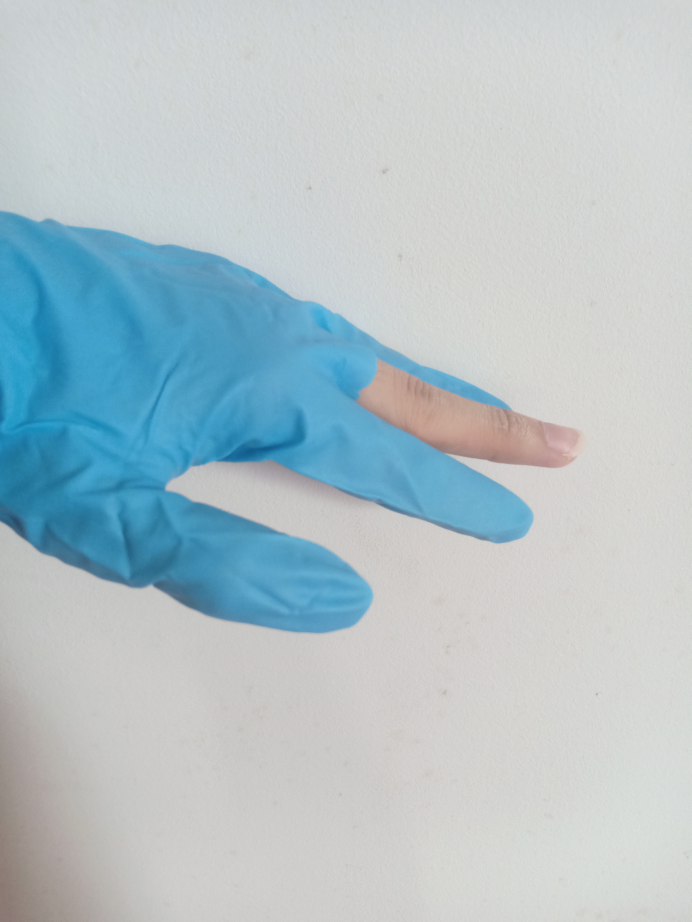
#> input picture Images/Latex/missing_finger_2.jpg, 3456 x 4608 px, found by its file name (shown at 1/5 size)
$ python hue_finder.py
#> lines starting #> are read from the running program, lines starting #| are printed output that depends on the picture; after the words box and inside, x2 and y2 are one past the last pixel; in counts of white or black regions, pixels touching at a corner belong together
import cv2 as cv
import numpy as np
import cv2
from skimage.color import rgb2hsv


def empty(v):
    pass

kernel = np.ones((3,3), np.uint8)

kernel2 = np.ones((9,9), np.uint8)

img = cv2.imread("C:\\Users\\JJ\\OneDrive\\Desktop\\Glove-Defect-Detection-System\\Images\\Latex\\missing_finger_2.jpg")
#> img is the input picture: shape (4608, 3456, 3); mean B, G, R 201, 195.3, 178.8
img = cv.resize(img, None, fx=0.3, fy=0.3)
#> img: shape (1382, 1037, 3)
# Reduce noise
img = cv2.GaussianBlur(img, (5,5), 0)
#> slider 'Hue Min' is set to 20
#> slider 'Hue Max' is set to 100
#> slider 'Sat Min' is set to 20

def apply_mask(lower_hue, upper_hue, saturation_threshold):
#> called with lower_hue = 0.2, upper_hue = 1, saturation_threshold = 0.2
    hsv_image = rgb2hsv(img)
#> hsv_image: shape (1382, 1037, 3) float64; mean of channels 0, 1, 2 0.347, 0.146, 0.8

    lower_mask = hsv_image[..., 0] > lower_hue
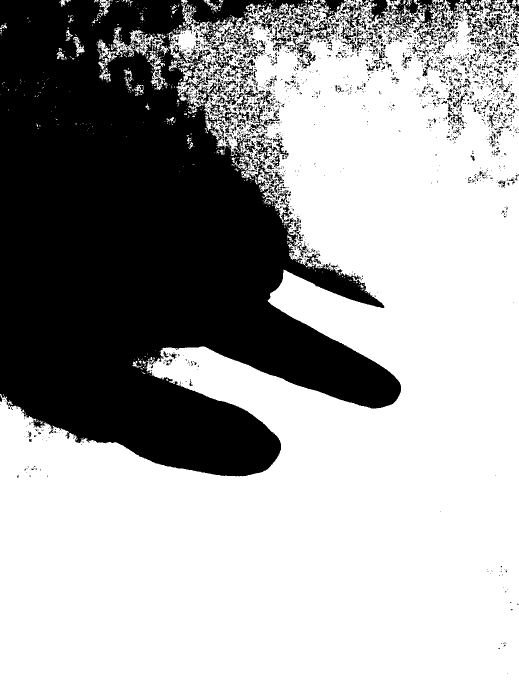
#> lower_mask: shape (1382, 1037) bool (shown at 1/2 size); 64.8% white; 2293 black regions (2035 under 20 px), largest, box (x1, y1, x2, y2) and area: (0, 0, 802, 953) 465832, (774, 0, 916, 92) 4424, (681, 0, 784, 103) 3010
    upper_mask = hsv_image[..., 0] < upper_hue
#> upper_mask: shape (1382, 1037) bool; every value is 1
    saturation_mask = hsv_image[..., 1] > saturation_threshold
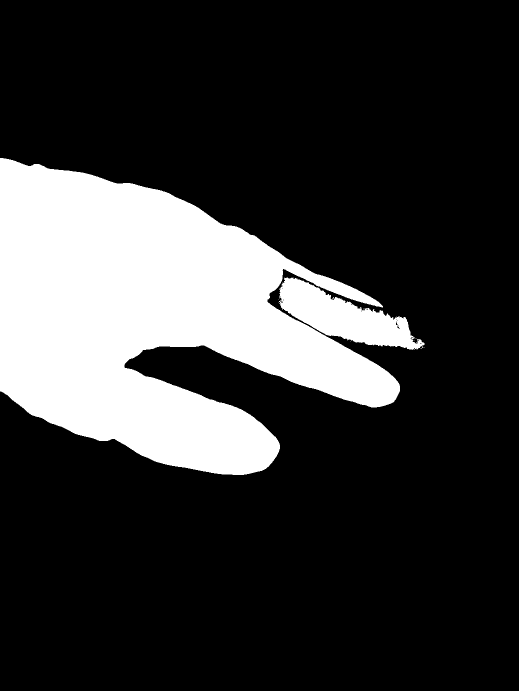
#> saturation_mask: shape (1382, 1037) bool (shown at 1/2 size); 21.4% white; 9 white regions (7 under 20 px), largest, box (x1, y1, x2, y2) and area: (0, 316, 800, 950) 287310, (558, 555, 850, 700) 18851

    mask = np.logical_and.reduce((lower_mask, upper_mask, saturation_mask))
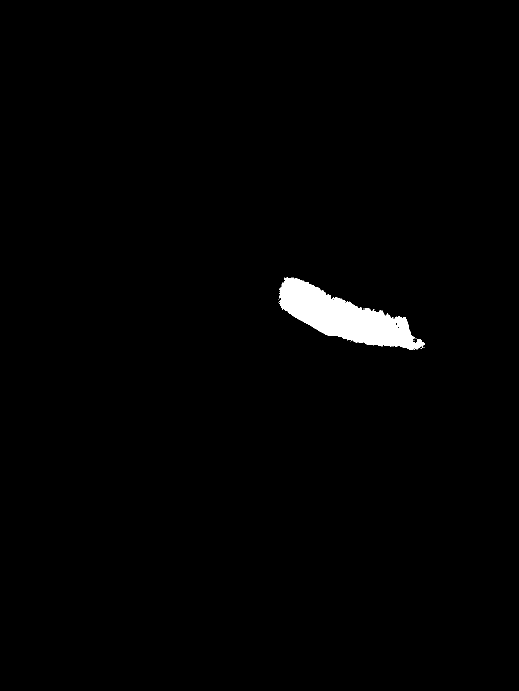
#> mask: shape (1382, 1037) bool (shown at 1/2 size); 1.3% white; 8 white regions (7 under 20 px), largest, box (x1, y1, x2, y2) and area: (558, 555, 850, 700) 18851
    masked_image = img * np.expand_dims(mask, axis=2)
    # dilate = cv2.dilate(masked_image, kernel, iterations= 1)
    closing = cv2.morphologyEx(masked_image, cv2.MORPH_CLOSE, kernel2)
    cv2.imshow('masked_image',masked_image)
    # cv2.imshow('dilate',dilate)
    cv2.imshow('closing',closing)


cv2.namedWindow('TrackBar')
cv2.resizeWindow('TrackBar', 640, 320)
cv2.createTrackbar('Hue Min', 'TrackBar', 0, 100, empty)
cv2.createTrackbar('Hue Max', 'TrackBar', 0, 100, empty)
cv2.createTrackbar('Sat Min', 'TrackBar', 0, 100, empty)

while True:
    h_min = cv2.getTrackbarPos('Hue Min', 'TrackBar')/100
    h_max = cv2.getTrackbarPos('Hue Max', 'TrackBar')/100
    s_min = cv2.getTrackbarPos('Sat Min', 'TrackBar')/100
    apply_mask(h_min,h_max,s_min)
    cv2.waitKey(1)

$ run again, with Images/Latex/missing_finger_3.jpg copied over Images/Latex/missing_finger_2.jpg
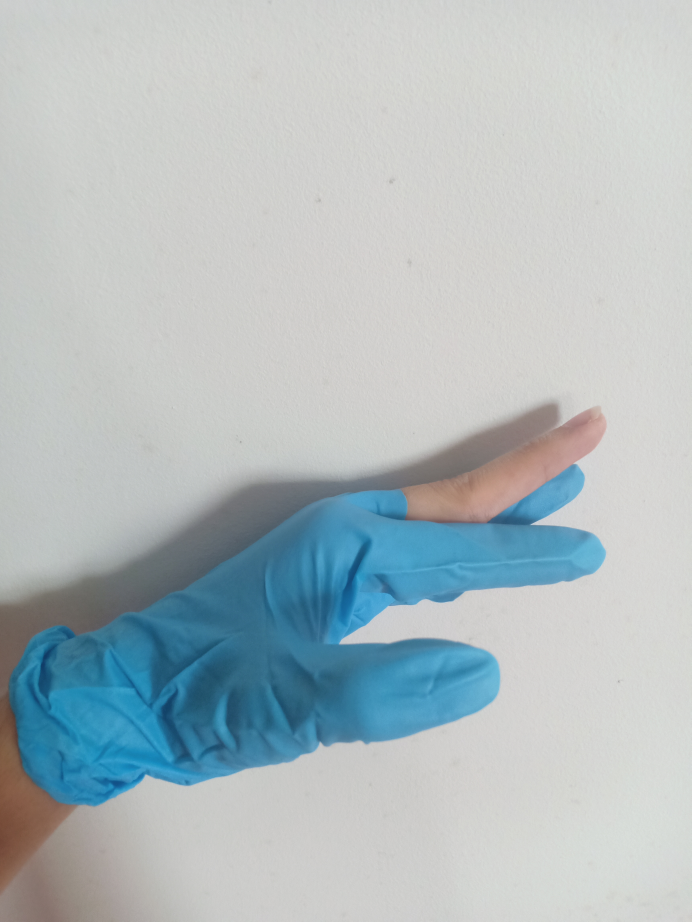
#> input picture Images/Latex/missing_finger_3.jpg, 3456 x 4608 px, found by its file name (shown at 1/5 size)
#> img is the input picture: shape (4608, 3456, 3); mean B, G, R 191.5, 188.2, 177
#> hsv_image: shape (1382, 1037, 3) float64; mean of channels 0, 1, 2 0.385, 0.129, 0.765
#> in apply_mask, `lower_mask = hsv_image[..., 0] > lower_hue`:
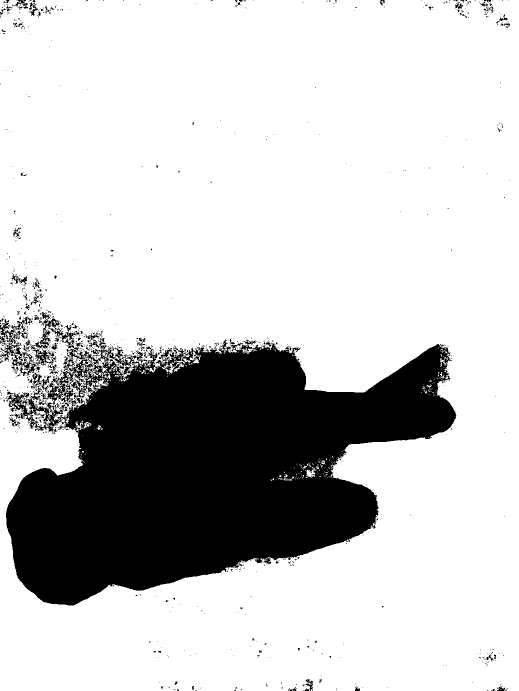
#> lower_mask: shape (1382, 1037) bool (shown at 1/2 size); 78.6% white; 1052 black regions (977 under 20 px), largest, box (x1, y1, x2, y2) and area: (0, 624, 913, 1211) 299680, (81, 751, 103, 782) 198, (142, 757, 164, 782) 197
#> upper_mask: shape (1382, 1037) bool; every value is 1
#> saturation_mask: shape (1382, 1037) bool; 18.5% white; 18 white regions (15 under 20 px), largest, box (x1, y1, x2, y2) and area: (13, 696, 909, 1210) 231203, (607, 618, 903, 783) 18593, (0, 940, 112, 1343) 15925
#> mask: shape (1382, 1037) bool; 2.4% white; 15 white regions (13 under 20 px), largest, box (x1, y1, x2, y2) and area: (607, 618, 903, 783) 18593, (0, 940, 112, 1343) 15925
#> in apply_mask, `masked_image = img * np.expand_dims(mask, axis=2)`:
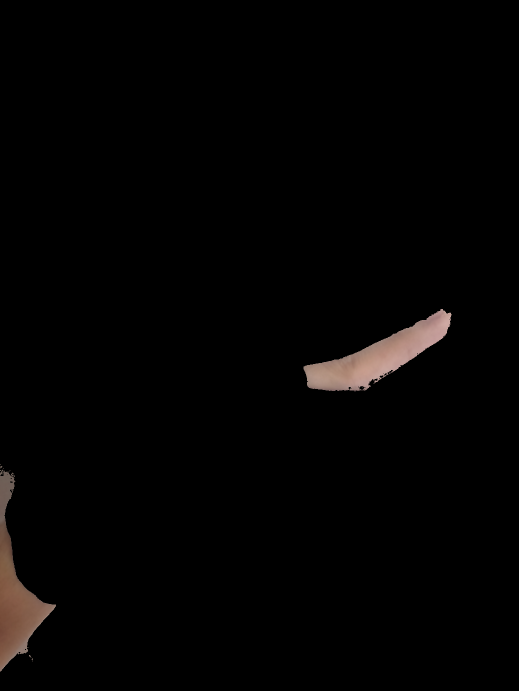
#> masked_image: shape (1382, 1037, 3) (shown at 1/2 size); mean B, G, R 2.6, 2.9, 3.7

$ run again, with Images/Latex/missing_finger_4.jpg copied over Images/Latex/missing_finger_2.jpg
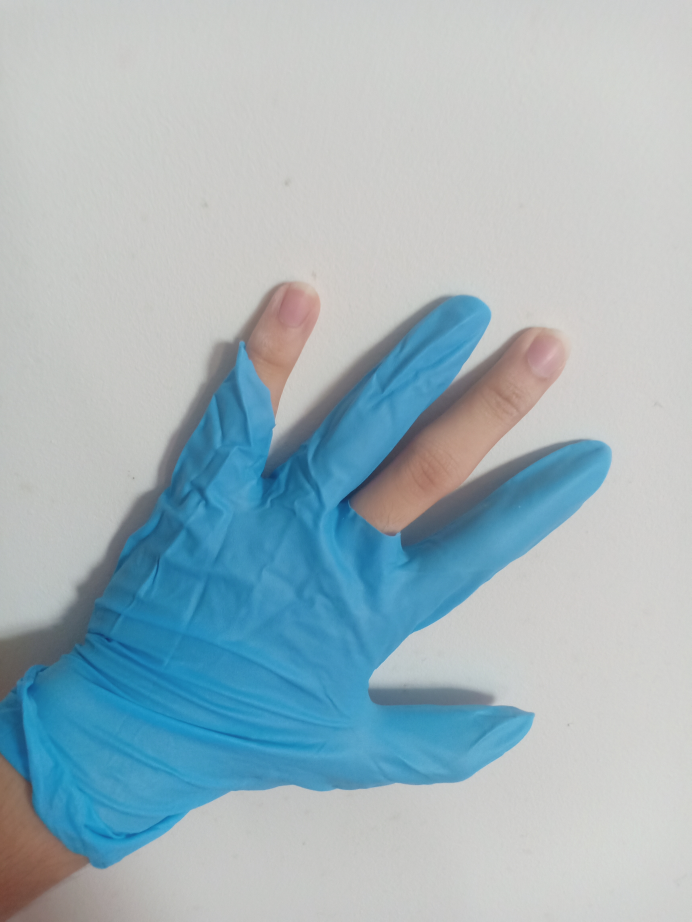
#> input picture Images/Latex/missing_finger_4.jpg, 3456 x 4608 px, found by its file name (shown at 1/5 size)
#> img is the input picture: shape (4608, 3456, 3); mean B, G, R 188.9, 181.2, 161.7
#> hsv_image: shape (1382, 1037, 3) float64; mean of channels 0, 1, 2 0.359, 0.194, 0.756
#> in apply_mask, `lower_mask = hsv_image[..., 0] > lower_hue`:
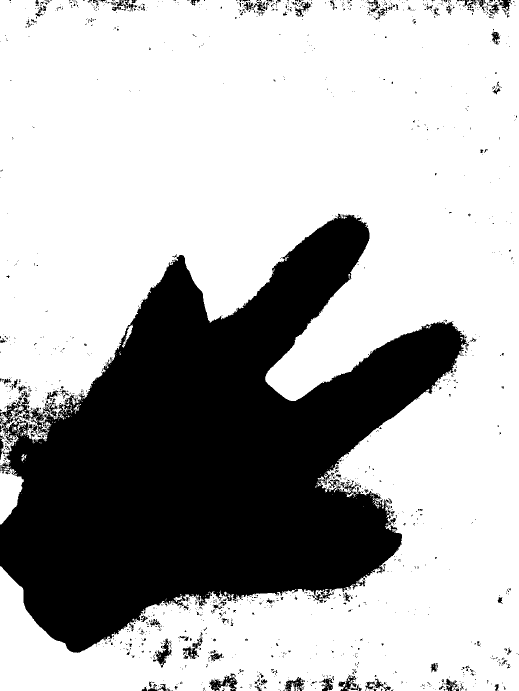
#> lower_mask: shape (1382, 1037) bool (shown at 1/2 size); 69.4% white; 1472 black regions (1344 under 20 px), largest, box (x1, y1, x2, y2) and area: (0, 428, 938, 1306) 421939, (419, 1347, 475, 1382) 847, (310, 1277, 343, 1335) 675
#> upper_mask: shape (1382, 1037) bool; every value is 1
#> saturation_mask: shape (1382, 1037) bool; 29.2% white; 10 white regions (6 under 20 px), largest, box (x1, y1, x2, y2) and area: (0, 442, 918, 1304) 363266, (546, 493, 836, 794) 28560, (0, 1136, 128, 1382) 15656, (377, 425, 480, 615) 10600
#> in apply_mask, `masked_image = img * np.expand_dims(mask, axis=2)`:
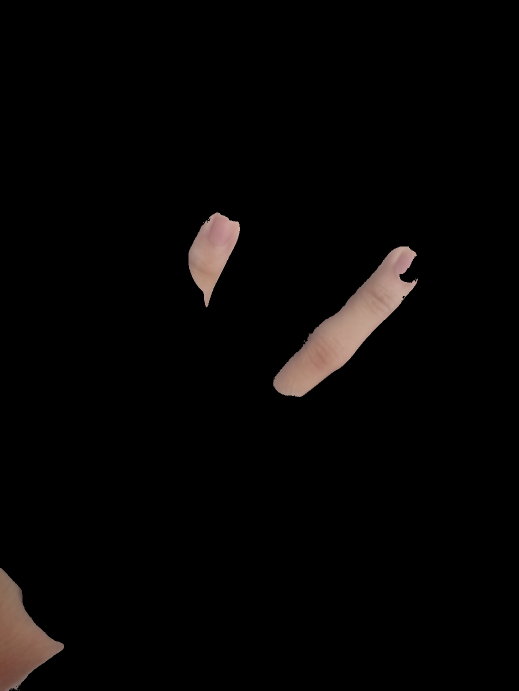
#> masked_image: shape (1382, 1037, 3) (shown at 1/2 size); mean B, G, R 4.4, 4.9, 6.2

$ run again, with Images/Latex/Dirt.jpg copied over Images/Latex/missing_finger_2.jpg
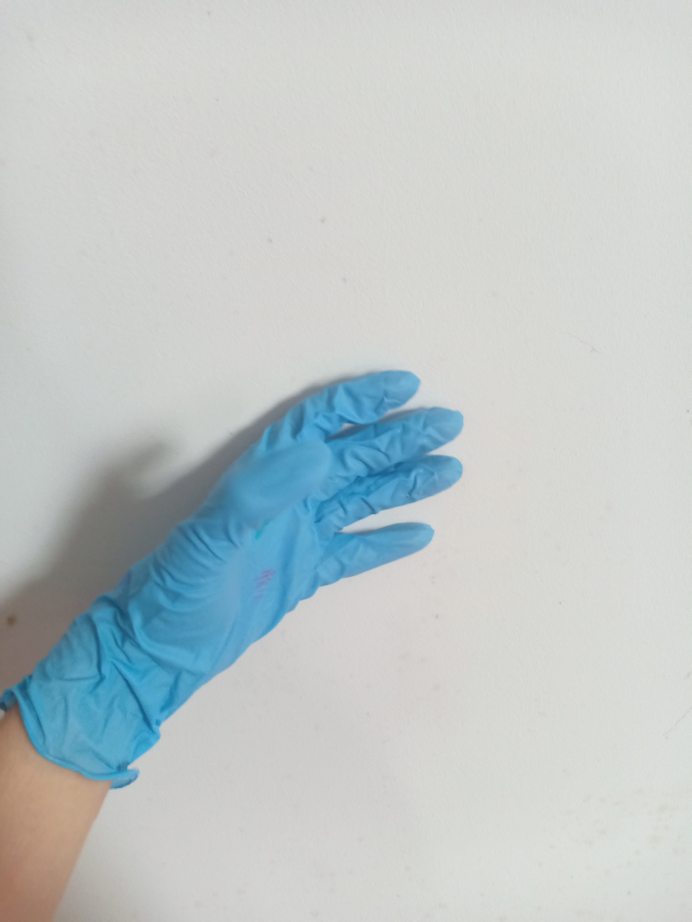
#> input picture Images/Latex/Dirt.jpg, 3456 x 4608 px, found by its file name (shown at 1/5 size)
#> img is the input picture: shape (4608, 3456, 3); mean B, G, R 200.1, 199.3, 190.6
#> hsv_image: shape (1382, 1037, 3) float64; mean of channels 0, 1, 2 0.403, 0.0955, 0.802
#> in apply_mask, `lower_mask = hsv_image[..., 0] > lower_hue`:
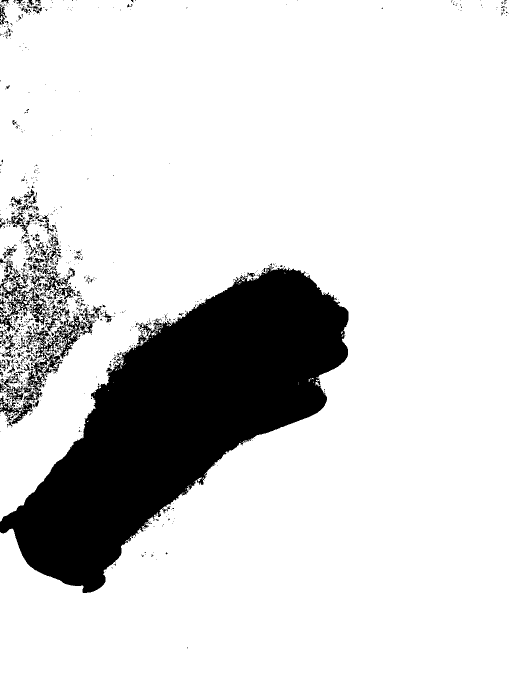
#> lower_mask: shape (1382, 1037) bool (shown at 1/2 size); 84.4% white; 1015 black regions (914 under 20 px), largest, box (x1, y1, x2, y2) and area: (0, 527, 697, 1186) 198863, (0, 611, 202, 849) 8075, (0, 548, 132, 665) 3568
#> upper_mask: shape (1382, 1037) bool; every value is 1
#> saturation_mask: shape (1382, 1037) bool; 14% white; 3 white regions, box (x1, y1, x2, y2) and area: (0, 555, 695, 1184) 169087, (0, 1060, 162, 1382) 31887, (6, 922, 26, 941) 296
#> mask: shape (1382, 1037) bool; 2.2% white; 2 white regions, box (x1, y1, x2, y2) and area: (0, 1060, 162, 1382) 31887, (6, 922, 26, 941) 296
#> in apply_mask, `masked_image = img * np.expand_dims(mask, axis=2)`:
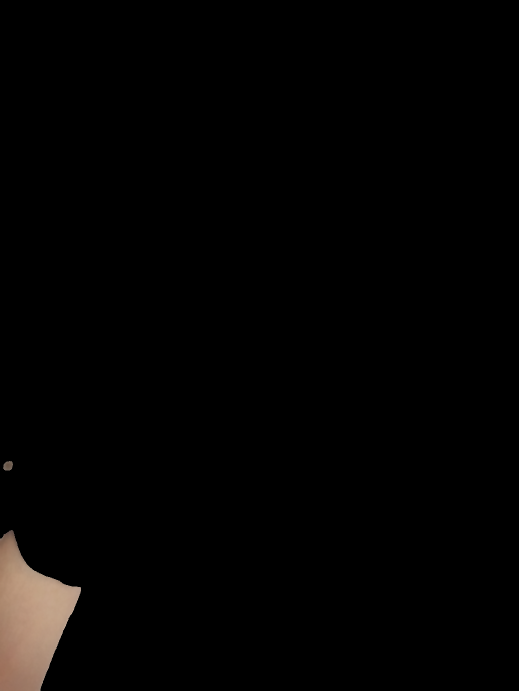
#> masked_image: shape (1382, 1037, 3) (shown at 1/2 size); mean B, G, R 2.7, 3.2, 3.9
